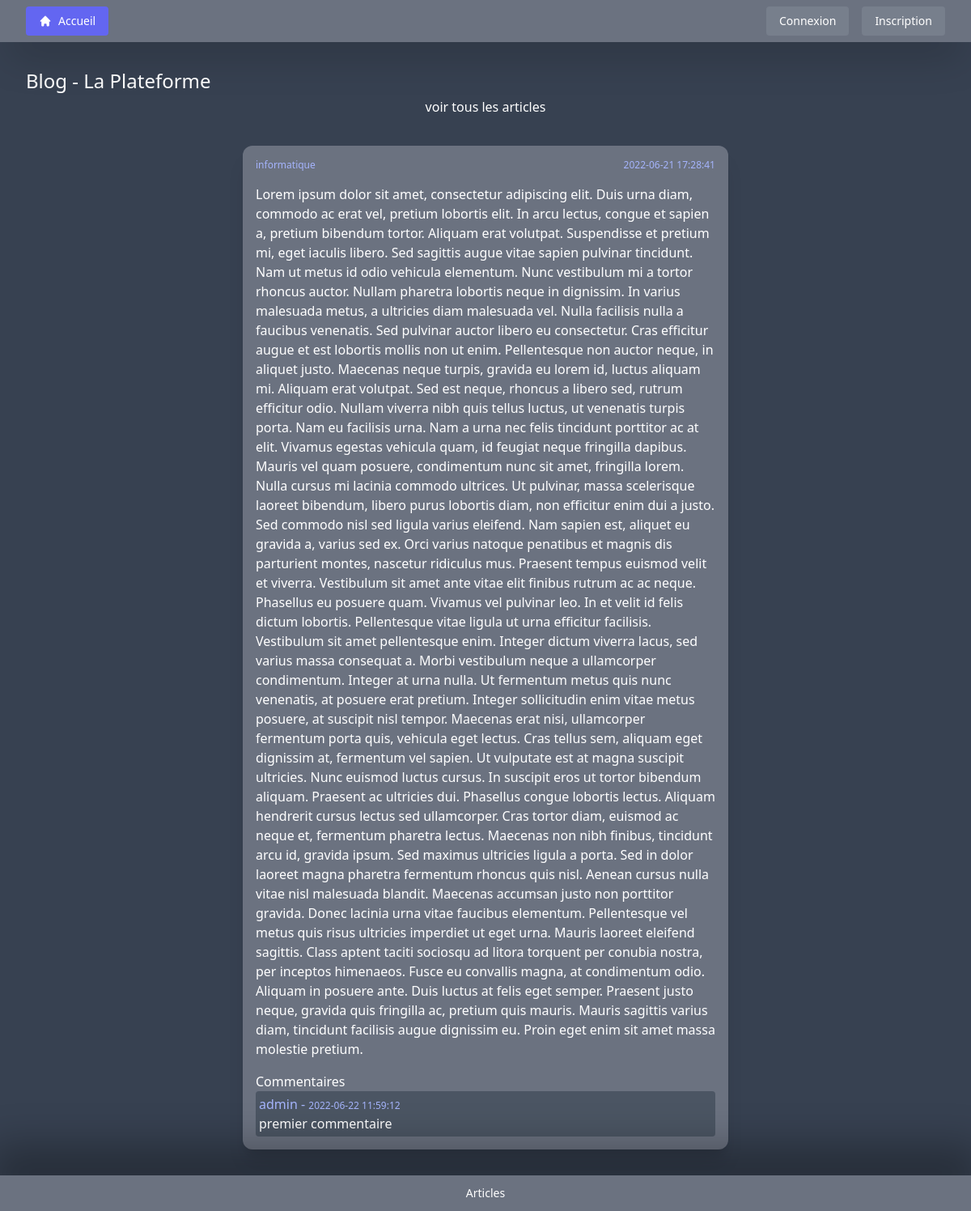
Page /?c=Home&a=detailsArticle&id=3 on the committed database.
### tables this page shows
CREATE TABLE IF NOT EXISTS `articles` (
  `id` int NOT NULL AUTO_INCREMENT,
  `article` text NOT NULL,
  `id_utilisateur` int NOT NULL,
  `id_categorie` int NOT NULL,
  `date` timestamp NOT NULL,
  PRIMARY KEY (`id`),
  KEY `fk_id_categorie` (`id_categorie`),
  KEY `fk_id_utilisateur` (`id_utilisateur`)
);

CREATE TABLE IF NOT EXISTS `categories` (
  `id` int NOT NULL AUTO_INCREMENT,
  `nom` varchar(80) NOT NULL,
  PRIMARY KEY (`id`)
);

CREATE TABLE IF NOT EXISTS `commentaires` (
  `id` int NOT NULL AUTO_INCREMENT,
  `commentaire` varchar(1024) NOT NULL,
  `id_article` int NOT NULL,
  `id_utilisateur` int NOT NULL,
  `date` timestamp NOT NULL,
  PRIMARY KEY (`id`),
  KEY `fk_id_article` (`id_article`),
  KEY `fk_id_u` (`id_utilisateur`)
);

CREATE TABLE IF NOT EXISTS `utilisateurs` (
  `id` int NOT NULL AUTO_INCREMENT,
  `login` varchar(255) NOT NULL,
  `password` varchar(255) NOT NULL,
  `email` varchar(255) NOT NULL,
  `id_droits` int NOT NULL,
  PRIMARY KEY (`id`),
  KEY `fk_id_droit` (`id_droits`)
);

### Index.php (called while the page is built, shortened)
<?php
require_once './model/ConnexionModel.php';
$a = filter_input(INPUT_GET, 'a', FILTER_SANITIZE_STRING);
$c = new $controllerName;
$p = array(filterRequest());
call_user_func_array(array($c, $a), $p);
require_once './view/doc/DocumentEndView.php';
function filterRequest() {
    $finalArray = array();
    foreach($_GET as $key => $value) {
        if (is_string($value)) {
            $finalArray[$key] = filter_input(INPUT_GET, $key, FILTER_SANITIZE_STRING);
        } else if (is_int($value)) {
            $finalArray[$key] = filter_input(INPUT_GET, $key, FILTER_SANITIZE_NUMBER_INT);
        } else if ($value == null) {
            $finalArray[$key] = "";
        } else {
            $finalArray[$key] = "error";
        }
    }
    return $finalArray;
}
?>

### include/variables/devPdoVariables.php (called while the page is built)
<?php
$server = 'mysql:host=localhost';
$db = 'blog';
$user = 'root';
$password = '';
?>

### include/myPdo.php (called while the page is built, shortened)
<?php
class myPdo {
  	private static $connexion = null;
    private function __construct() {
        try {
          	$options[PDO::ATTR_ERRMODE] = PDO::ERRMODE_EXCEPTION;
          	self::$connexion = new PDO($server . ';dbname=' .  $db, $user, $password, $options);
        } catch (PDOException $e) {
            echo $e->getMessage();
        }
    }
    public static function getConnexion() {
        return self::$connexion;
    }
}
?>

### model/Repository.php (called while the page is built, shortened)
<?php
require_once './include/myPdo.php';
require_once './entity/Categorie.php';
class Repository {
    protected $pdo;
    function __construct() {
        $this->pdo = myPdo::getConnexion();
    }
    public function findCategorie($id_categorie) {
        $sql = "SELECT * FROM categories WHERE id=:IdCategorie;";
        $request = $this->pdo->prepare($sql);
        $request->bindValue(':IdCategorie', $id_categorie, PDO::PARAM_INT);
        $request->execute();
        return $request->fetchObject(Categorie::class);
    }
}

### model/HomeModel.php (called while the page is built, shortened)
<?php
require_once './model/Repository.php';
require_once './entity/Article.php';
require_once './entity/Commentaire.php';
class HomeModel extends Repository {
  public function findOneArticles($idArticle) {
      $sql = "SELECT * FROM articles WHERE id=:IdArticle;";
      $request = $this->pdo->prepare($sql);
      $request->bindValue(':IdArticle', $idArticle, PDO::PARAM_INT);
      $request->execute();
      return $request->fetchObject(Article::class);
  }
  public function findAllCommentairesWithFilter($filters) {
      $wheres = " WHERE ";
      foreach ($filters as $key => $value) {
          $wheres .= $key . "='" . $value . "' AND ";
      }
      $wheres = substr($wheres, 0, -5);
      $sql = "SELECT * FROM commentaires " . $wheres . ";";
      $request = $this->pdo->prepare($sql);
      $request->execute();
      return $request->fetchAll(PDO::FETCH_CLASS, Commentaire::class);
  }
}

### entity/Article.php (called while the page is built, shortened)
<?php
require_once './model/HomeModel.php';
require_once './entity/Commentaire.php';
class Article implements JsonSerializable {
    private $id;
    private $article;
    private $id_categorie;
    private $categorieNom;
    private $date;
    private $commentaires;
    public function __construct($params = null) {
        $model = new HomeModel();
        $filters = array('id_article' => $this->id);
        $this->commentaires = $model->findAllCommentairesWithFilter($filters);
        $this->categorieNom = $model->findCategorie($this->id_categorie)->getNom();
    }
    public function getArticle() {
        return $this->article;
    }
    public function getNomCategorie() {
        return $this->categorieNom;
    }
    public function getDate() {
        return $this->date;
    }
    public function getCommentaires() {
      return $this->commentaires;
    }
}
?>

### entity/Commentaire.php (called while the page is built, shortened)
<?php
require_once './model/ConnexionModel.php';
require_once './entity/User.php';
class Commentaire implements JsonSerializable {
    private $commentaire;
    private $id_utilisateur;
    private $nomUtilisateur;
    private $date;
    public function __construct($params = null) {
        $userModel = new ConnexionModel();
        $this->nomUtilisateur = $userModel->findUserById($this->id_utilisateur)->getLogin();
    }
    public function getCommentaire() {
        return $this->commentaire;
    }
    public function getNomUtilisateur() {
      return $this->nomUtilisateur;
    }
    public function getDate() {
        return $this->date;
    }
}
?>

### model/ConnexionModel.php (called while the page is built, shortened)
<?php
require_once './model/Repository.php';
require_once './entity/User.php';
class ConnexionModel extends Repository {
    public function findUserById($id) {
        $sql = "SELECT * "
              . "FROM utilisateurs "
              . "WHERE id=:id;";
        $request = $this->pdo->prepare($sql);
        $request->bindValue(':id', $id, PDO::PARAM_INT);
        $request->execute();
        return $request->fetchObject(User::class);
    }
}
?>

### entity/User.php (called while the page is built, shortened)
<?php
class User implements JsonSerializable {
    private $login;
    public function getLogin() {
        return $this->login;
    }
}

### entity/Categorie.php (called while the page is built, shortened)
<?php
class Categorie implements JsonSerializable {
    private $nom;
    public function getNom() {
        return $this->nom;
    }
}
?>

### view/element/article.php (the view, shortened to what this page needs)
<div class="w-1/2 flex flex-col space-y-4 rounded-xl bg-gray-500 p-4 shadow-xl">
  <div class="w-full flex flex-row justify-between text-indigo-300 text-3xl lg:text-xs">
    <p><?php echo $articles[$i]->getNomCategorie(); ?></p>
    <p><?php echo $articles[$i]->getDate(); ?></p>
  </div>
  <p class=""><?php echo $articles[$i]->getArticle(); ?></p>
  <div class="">
    <p class="">Commentaires</p>
    <div class="w-full flex flex-col space-y-1">
      <?php
      $commentaires = $articles[$i]->getCommentaires();
      if (count($commentaires) != 0) {
        foreach ($commentaires as $commentaire) {
          include './view/element/commentaire.php';
        }
      } else if (!isConnected()) {
        ?><p class="bg-gray-700 text-center">pas de commentaires</p><?php
      }
        ?>
    </div>
  </div>
</div>

### view/element/commentaire.php
<div class="flex flex-col p-1 rounded bg-gray-600">
  <p class="w-full text-indigo-300 whitespace-nowrap"><?php echo $commentaire->getNomUtilisateur() . " - <span class='text-xs'>" . $commentaire->getDate(); ?></span></p>
  <p class=""><?php echo $commentaire->getCommentaire(); ?></p>
</div>

### rows in the picture
articles: id_categorie.nom "informatique"
utilisateurs: Date "2022-06-22 11:59:12", Commentaire "premier commentaire"
commentaires: id_utilisateur.login "admin"

### other values in the picture
APPNAME "Blog - La Plateforme"
$articles[$i]->getDate() "2022-06-21 17:28:41"
